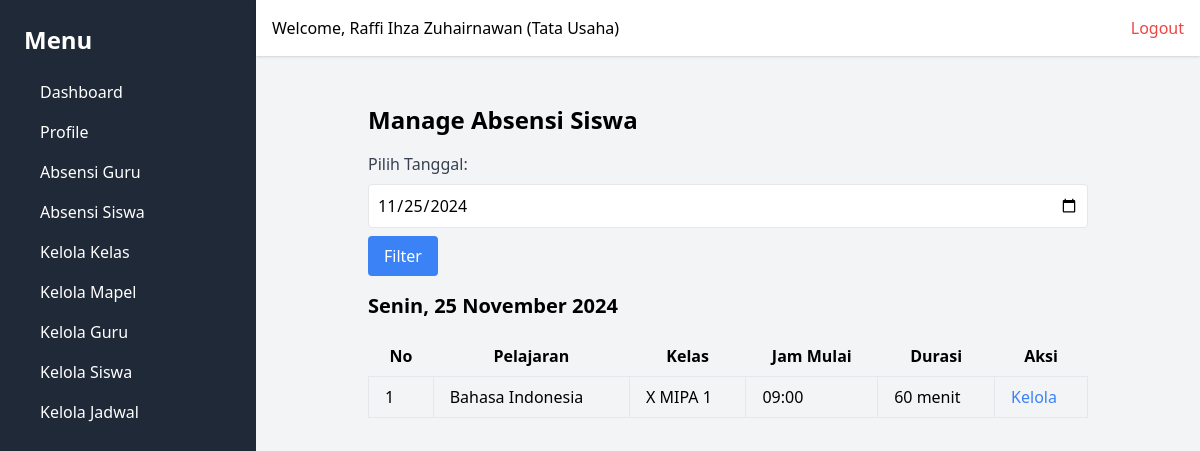
/absensi_siswa/?date=2024-11-25 (signed in), run on an earlier commit of the app's database.
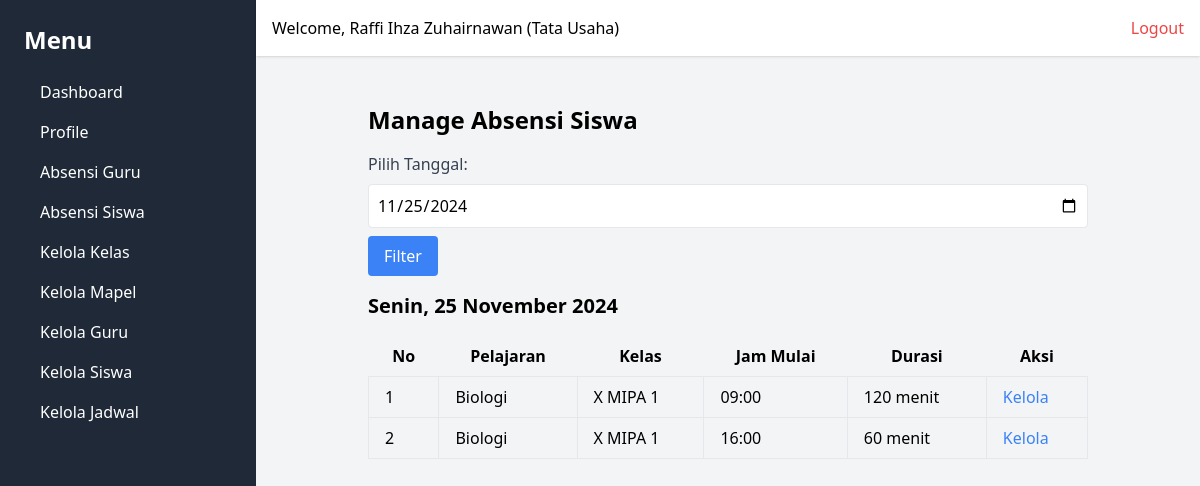
And on a later commit of the database.
### webabsensi/models.py (models this page shows, shortened)
class Schedule(models.Model):
    HARI_CHOICES = [
        ('Senin', 'Senin'),
        ('Selasa', 'Selasa'),
        ('Rabu', 'Rabu'),
        ('Kamis', 'Kamis'),
        ('Jumat', 'Jumat'),
    ]
    id_lesson = models.ForeignKey(Lesson, on_delete=models.CASCADE)
    id_class = models.ForeignKey(Class, on_delete=models.CASCADE)
    id_guru = models.ForeignKey(User, on_delete=models.CASCADE)
    hari = models.CharField(max_length=10, choices=HARI_CHOICES)
    jam_mulai = models.TimeField()
    durasi = models.IntegerField()  # dalam menit
    created_at = models.DateTimeField(auto_now_add=True)
    updated_at = models.DateTimeField(auto_now=True)

class Lesson(models.Model):
    nama_pelajaran = models.CharField(max_length=50, unique=True)
    created_at = models.DateTimeField(auto_now_add=True)
    updated_at = models.DateTimeField(auto_now=True)

class Class(models.Model):
    nama_kelas = models.CharField(max_length=50, unique=True)
    created_at = models.DateTimeField(auto_now_add=True)
    updated_at = models.DateTimeField(auto_now=True)

### webabsensi/views.py (the view)
    def wrapper(request, *args, **kwargs):
        user_id = request.session.get('user_id')
        if not user_id:
            messages.error(request, 'Anda harus login terlebih dahulu.')
            return redirect('login')
        return view_func(request, *args, **kwargs)

### webabsensi/views.py (called while the page is built)
def login_required(view_func):
    def wrapper(request, *args, **kwargs):
        user_id = request.session.get('user_id')
        if not user_id:
            messages.error(request, 'Anda harus login terlebih dahulu.')
            return redirect('login')
        return view_func(request, *args, **kwargs)
    return wrapper

@login_required
def manage_absensi_siswa(request):
    user = User.objects.get(id=request.session.get('user_id'))
    schedules = []
    selected_date = request.GET.get("date") or datetime.now().strftime("%Y-%m-%d")
    if selected_date:
        day_name = datetime.strptime(selected_date, "%Y-%m-%d").strftime("%A")
        day_name = DAY_MAPPING.get(day_name, "")
        schedules_awal = Schedule.objects.filter(id_guru_id=request.session['user_id'])
        schedules = schedules_awal.filter(hari=day_name)
    formatted_tanggal = datetime.strptime(selected_date, "%Y-%m-%d").strftime("%d %B %Y")
    context = {
        "schedules": schedules,
        "selected_date": selected_date,
        "day_name": day_name,
        "tanggal": formatted_tanggal,
        "user": user
    }
    return render(request, "absensi_siswa/manage_absensi.html", context)

### webabsensi/templates/absensi_siswa/manage_absensi.html
{% extends 'base.html' %}
{% block content %}
<div class="p-6 max-w-3xl mx-auto">
    <h1 class="text-2xl font-bold mb-4">Manage Absensi Siswa</h1>
    <form method="GET" class="mb-4">
        <label for="date" class="block text-gray-700 mb-2">Pilih Tanggal:</label>
        <input type="date" name="date" id="date" class="w-full p-2 border rounded" max="{{ date.today }}" value="{{ selected_date }}" required>
        <button type="submit" class="bg-blue-500 text-white px-4 py-2 rounded mt-2">Filter</button>
    </form>
    <h2 class="text-xl font-bold mb-4">{{ day_name }}, {{ tanggal }}</h1>
    {% if schedules %}
    <table class="table-auto w-full mt-4">
        <thead>
            <tr>
                <th class="px-4 py-2">No</th>
                <th class="px-4 py-2">Pelajaran</th>
                <th class="px-4 py-2">Kelas</th>
                <th class="px-4 py-2">Jam Mulai</th>
                <th class="px-4 py-2">Durasi</th>
                <th class="px-4 py-2">Aksi</th>
            </tr>
        </thead>
        <tbody>
            {% for schedule in schedules %}
            <tr>
                <td class="border px-4 py-2">{{ forloop.counter }}</td>
                <td class="border px-4 py-2">{{ schedule.id_lesson.nama_pelajaran }}</td>
                <td class="border px-4 py-2">{{ schedule.id_class.nama_kelas }}</td>
                <td class="border px-4 py-2">{{ schedule.jam_mulai|date:"H:i" }}</td>
                <td class="border px-4 py-2">{{ schedule.durasi }} menit</td>
                <td class="border px-4 py-2">
                    <a href="{% url 'kelola_agenda_absensi' schedule.id selected_date %}" class="text-blue-500">Kelola</a>
                </td>
            </tr>
            {% endfor %}
        </tbody>
    </table>
    {% else %}
    <p class="text-gray-700">Tidak ada jadwal pada tanggal ini.</p>
    {% endif %}
</div>
{% endblock %}

What changed in the data, as far as the page shows it:
removed Schedule: hari "Senin", id_lesson.nama_pelajaran "Bahasa Indonesia", id_class.nama_kelas "X MIPA 1", jam_mulai "09:00", durasi "60"
now on this page (row edited): Schedule: id_lesson.nama_pelajaran "Biologi", id_class.nama_kelas "X MIPA 1", jam_mulai "09:00", durasi "120"
added Schedule: id_lesson.nama_pelajaran "Biologi", id_class.nama_kelas "X MIPA 1", jam_mulai "16:00", durasi "60"
Also different on the page:
{{ day_name }}: (not shown) → "Senin"
